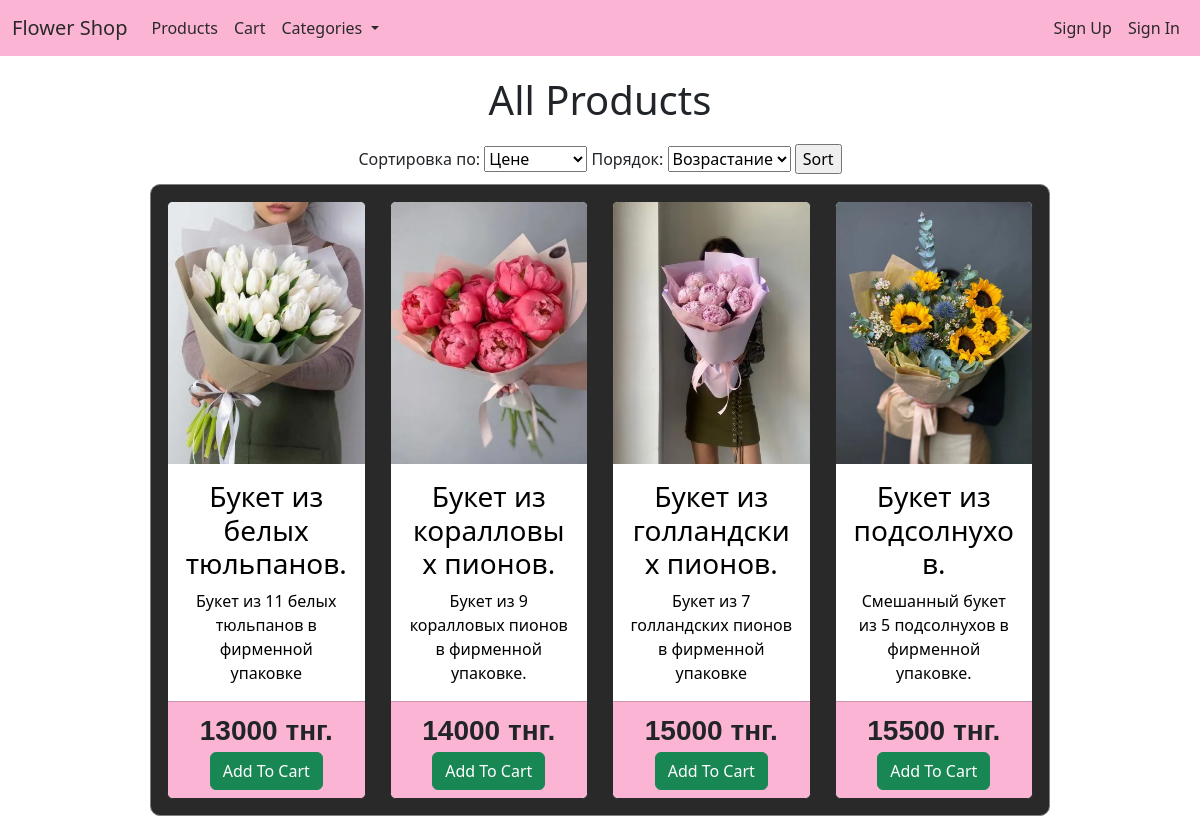
/products, run on an earlier commit of the app's database.
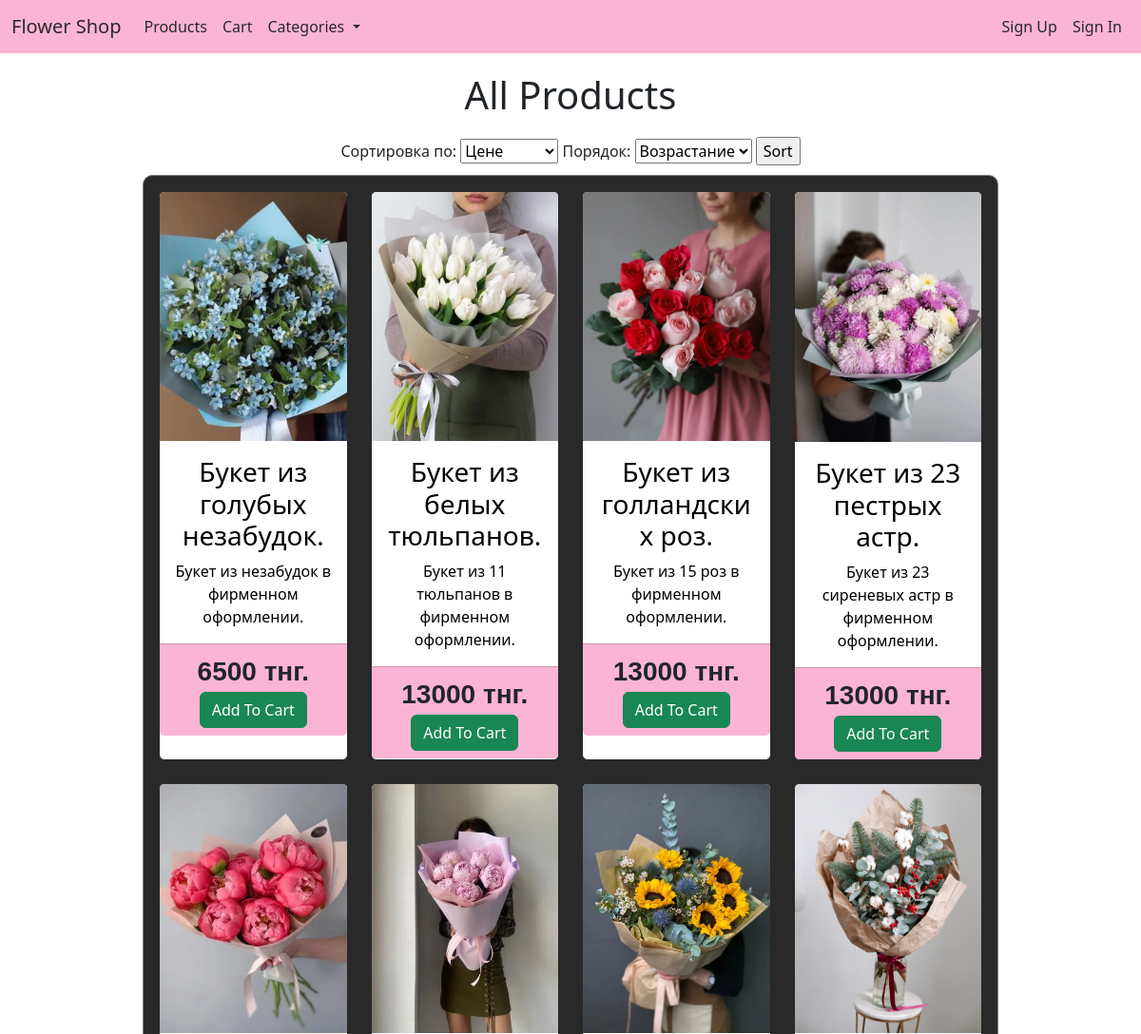
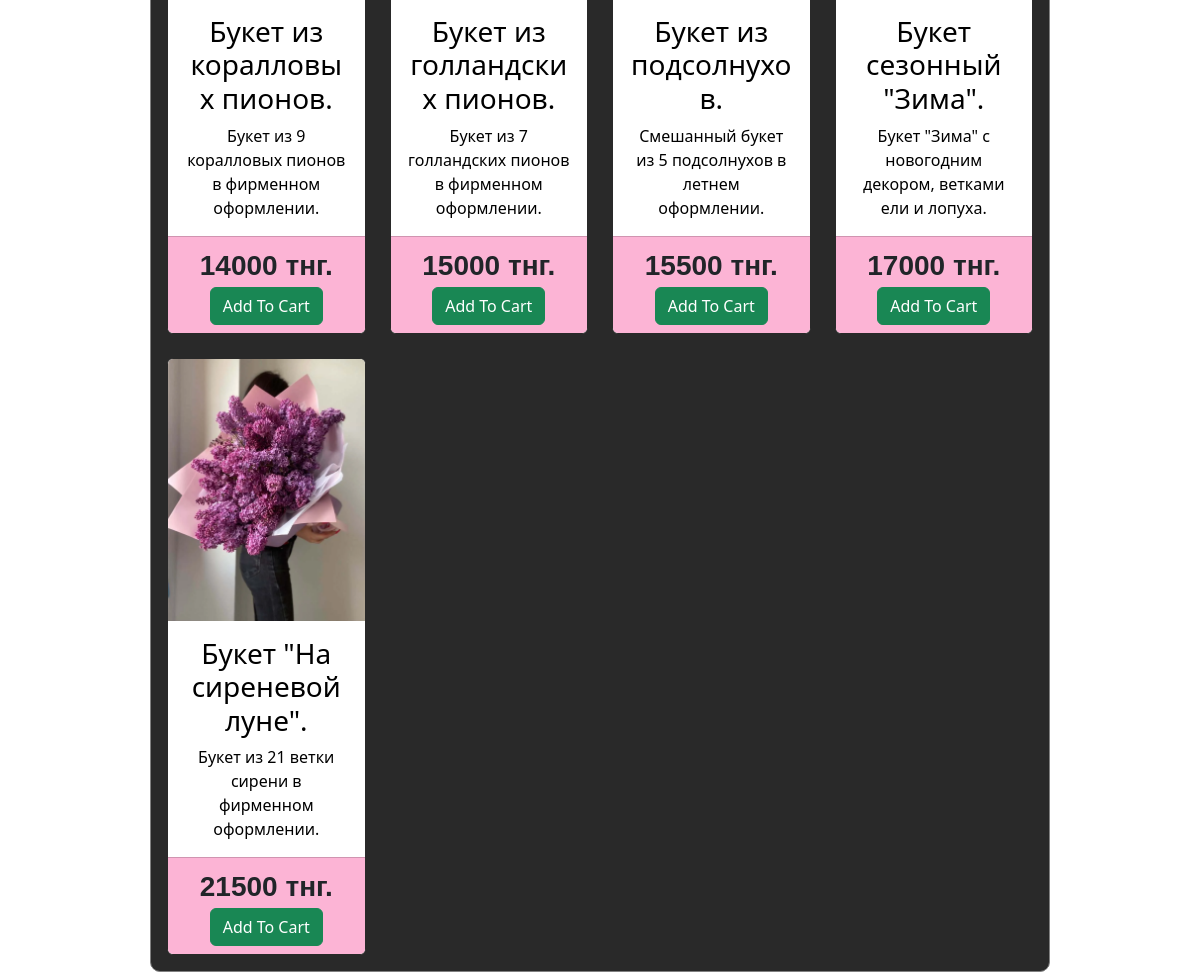
And on a later commit of the database (2 pictures, top to bottom).
### store/models.py (models this page shows, shortened)
class Product(models.Model):
    name = models.CharField(max_length=100)
    description = models.TextField(null=True, blank=True)
    image = models.ImageField(upload_to='products')
    country = models.CharField(max_length=20, choices=COUNTRY_CHOICES)
    price = models.PositiveIntegerField()
    value = models.DecimalField(max_digits=10, decimal_places=2)
    unit = models.CharField(max_length=20, choices=UNIT_CHOICES)
    category = models.CharField(max_length=20, choices=CATEGORY_CHOICES)
    class Meta:
        verbose_name = 'Product'
        verbose_name_plural = 'Products'

### store/views.py (the view)
# urls.py: path('products', productsView, name='products_url'),
def productsView(request):
    sort_by = request.GET.get('sort_by', 'price')
    order = request.GET.get('order', 'asc')
    products = Product.objects.all()
    if sort_by == 'price':
        products = products.order_by('price') if order == 'asc' else products.order_by('-price')
    elif sort_by == 'name':
        products = products.order_by('name') if order == 'asc' else products.order_by('-name')
    context = {
        'categories': Category.objects.all(),
        'products': products,
        'category': 'All Products'
    }
    return render(request=request, template_name='products.html', context=context)

### store/templates/products.html (shortened to what this page needs)
{% extends 'base.html' %}
{% block content %}
    <h1 align="center" style="margin: 20px;">{{ category }}</h1>
    <form method="get" action="{% url 'products_url' %}">
        <label for="sort_by">Сортировка по:</label>
        <select name="sort_by" id="sort_by">
            <option value="price" {% if request.GET.sort_by == 'price' %}selected{% endif %}>Цене</option>
        </select>
        <label for="order">Порядок:</label>
        <select name="order" id="order">
            <option value="asc" {% if request.GET.order == 'asc' %}selected{% endif %}>Возрастание</option>
        </select>
        <input type="submit" value="Sort">
    </form>
    <div class="w-75 p-3" style="border: 1px solid gray; border-radius: 10px; margin-top: 10px; background-color: #292929;">
        <div class="row row-cols-1 row-cols-md-4 g-4">
            {% for product in products %}
                <div class="col">
                    <div class="card h-100" style="border: 1px solid #292929;">
                        <a href="{% url 'view_product_url' product.id %}" style="text-decoration: none;">
                            <img src="{{ product.image.url }}" class="card-img-top" alt="...">
                            <div class="card-body" style="color: black;">
                                <h3 class="card-title">{{ product.name }}</h3>
                                <p class="card-text">{{ product.description }}</p>
                            </div>
                        </a>
                        <div class="card-footer" style="background-color: #FCB4D5;">
                            <p class="fs-3 fw-semibold" style="margin: 0px; font-family: sans-serif;">
                                {{ product.price }} тнг.
                            </p>
                            <button id="{{ product.id }}" class="btn btn-success"
                                    onclick="addToCart(this.id, '{% url 'add_cart_url' product.id %}')">
                                Add To Cart
                            </button>
                        </div>
                    </div>
                </div>
            {% endfor %}
        </div>
    </div>
{% endblock %}

### store/templates/base.html (shortened to what this page needs)
<!DOCTYPE html>
<html lang="en">
<head>
    <link rel="stylesheet" type="text/css" href="https://cdn.jsdelivr.net/npm/bootstrap@5.3.2/dist/css/bootstrap.min.css">
</head>
<body>
    <nav class="navbar navbar-expand-lg custom-pink-bg" data-bs-theme="dark">
        <div class="container-fluid">
            <a class="navbar-brand" style="color: #292929;" href="{% url 'home_url' %}">Flower Shop</a>
            <div class="collapse navbar-collapse" id="navbarSupportedContent">
                <ul class="navbar-nav me-auto mb-2 mb-lg-0">
                    <li class="nav-item">
                        <a class="nav-link" style="color: #292929;" aria-current="page" href="{% url 'products_url' %}">Products</a>
                    </li>
                    <li class="nav-item">
                        <a class="nav-link" style="color: #292929;" href="{% url 'cart_detail_url' %}">Cart</a>
                    </li>
                    <li class="nav-item dropdown">
                        <a class="nav-link dropdown-toggle" style="color: #292929;" href="#" role="button" data-bs-toggle="dropdown" aria-expanded="false">
                            Categories
                        </a>
                    </li>
                </ul>
                <ul class="navbar-nav mb-2 mb-lg-0">
                    {% if user.is_authenticated %}
                        <li class="nav-item">
                            <a class="nav-link active" style="color: #292929;" aria-current="page" href="{% url 'profile_url' %}">Profile</a>
                        </li>
                        <li>
                            <form class="d-flex" role="search" method="GET" action="{% url 'search_results_url' %}">
                                <input class="form-control me-2" type="search" name="q" placeholder="Search" aria-label="Search">
                                <button class="btn btn-outline-success" style="color: #292929;" type="submit">Search</button>
                            </form>
                        </li>
                        <li class="nav-item">
                            <a class="nav-link active" style="color: #292929;" aria-current="page" href="{% url 'sign_out_url' %}">Sign Out</a>
                        </li>
                        {% if user.is_superuser %}
                            <li class="nav-item">
                                <a class="nav-link active" style="color: #292929;" href="{% url 'add_product_url' %}">Add Product</a>
                            </li>
                        {% endif %}
                    {% else %}
                        <li class="nav-item">
                            <a class="nav-link active" style="color: #292929;" aria-current="page" href="{% url 'registration_api_url' %}">Sign Up</a>
                        </li>
                        <li class="nav-item">
                            <a class="nav-link active" style="color: #292929;" aria-current="page" href="{% url 'auth_api_url' %}">Sign In</a>
                        </li>
                    {% endif %}
                </ul>
            </div>
        </div>
    </nav>
    <div id="content" align="center">
        {% block content %}
        {% endblock %}
    </div>
</body>
</html>

### store/templates/base.html (style rules this page uses)
.custom-pink-bg { background-color: #FCB4D5; }

What changed in the data, as far as the page shows it:
added Product: image (picture), name "Букет из голубых незабудок.", description "Букет из незабудок в фирменном оформлении.", price "6500"
changed Product "Букет из белых тюльпанов.": description "Букет из 11 белых тюльпанов в фирменной упаковке" → "Букет из 11 тюльпанов в фирменном оформлении."
added Product: image (picture), name "Букет из голландских роз.", description "Букет из 15 роз в фирменном оформлении.", price "13000"
added Product: image (picture), name "Букет из 23 пестрых астр.", description "Букет из 23 сиреневых астр в фирменном оформлении.", price "13000"
changed Product "Букет из коралловых пионов.": description "Букет из 9 коралловых пионов в фирменной упаковке." → "Букет из 9 коралловых пионов в фирменном оформлении."
changed Product "Букет из голландских пионов.": description "Букет из 7 голландских пионов в фирменной упаковке" → "Букет из 7 голландских пионов в фирменном оформлении."
changed Product "Букет из подсолнухов.": description "Смешанный букет из 5 подсолнухов в фирменной упаковке." → "Смешанный букет из 5 подсолнухов в летнем оформлении."
added Product: image (picture), name "Букет сезонный \"Зима\".", description "Букет \"Зима\" с новогодним декором, ветками ели и лопуха.", price "17000"
added Product: image (picture), name "Букет \"На сиреневой луне\".", description "Букет из 21 ветки сирени в фирменном оформлении.", price "21500"
